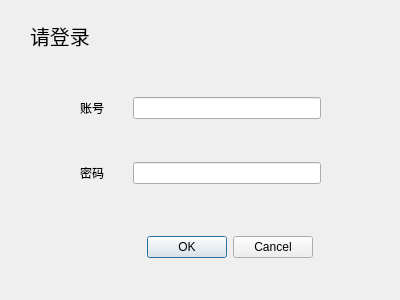
<?xml version="1.0" encoding="UTF-8"?>
<ui version="4.0">
 <class>Form</class>
 <widget class="QWidget" name="Form">
  <property name="geometry">
   <rect>
    <x>0</x>
    <y>0</y>
    <width>400</width>
    <height>300</height>
   </rect>
  </property>
  <property name="windowTitle">
   <string>Form</string>
  </property>
  <widget class="QDialogButtonBox" name="buttonBox">
   <property name="geometry">
    <rect>
     <x>80</x>
     <y>230</y>
     <width>233</width>
     <height>34</height>
    </rect>
   </property>
   <property name="standardButtons">
    <set>QDialogButtonBox::Cancel|QDialogButtonBox::Ok</set>
   </property>
  </widget>
  <widget class="QWidget" name="verticalLayoutWidget">
   <property name="geometry">
    <rect>
     <x>80</x>
     <y>60</y>
     <width>241</width>
     <height>161</height>
    </rect>
   </property>
   <layout class="QVBoxLayout" name="verticalLayout">
    <item>
     <layout class="QHBoxLayout" name="horizontalLayout" stretch="1,4">
      <item>
       <widget class="QLabel" name="label">
        <property name="text">
         <string>账号</string>
        </property>
       </widget>
      </item>
      <item>
       <widget class="QLineEdit" name="lineEdit_2"/>
      </item>
     </layout>
    </item>
    <item>
     <layout class="QHBoxLayout" name="horizontalLayout_2" stretch="1,4">
      <item>
       <widget class="QLabel" name="label_2">
        <property name="text">
         <string>密码</string>
        </property>
       </widget>
      </item>
      <item>
       <widget class="QLineEdit" name="lineEdit"/>
      </item>
     </layout>
    </item>
   </layout>
  </widget>
  <widget class="QLabel" name="label_3">
   <property name="geometry">
    <rect>
     <x>30</x>
     <y>10</y>
     <width>291</width>
     <height>51</height>
    </rect>
   </property>
   <property name="font">
    <font>
     <family>黑体</family>
     <pointsize>15</pointsize>
    </font>
   </property>
   <property name="text">
    <string>请登录</string>
   </property>
  </widget>
 </widget>
 <resources/>
 <connections/>
</ui>
